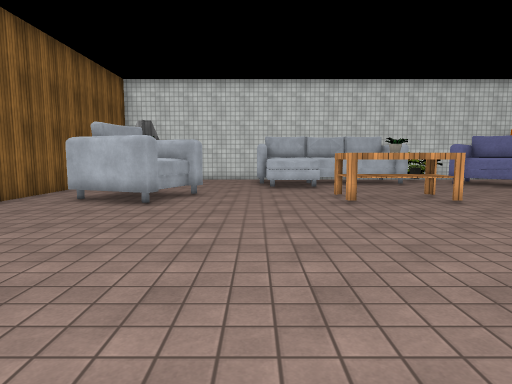
[1] (above)

19 first-person views from a walk through a 3-D level made in the Unity game engine. The camera is 1.3 m above the floor, tilts 6° down and sees 75° across. The floor is counted in squares, 1 m on a side. Each view is taken from the middle of a square. On the plan, view 1 faces up. The plan holds only what a view shows up to about 14 squares ahead; the rest is blank. The player is left out. Some surface patterns are stand-ins.

[2]
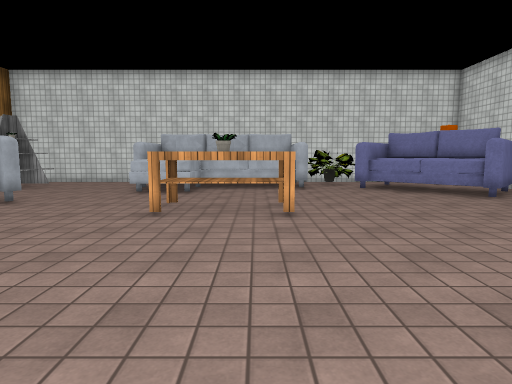

[3]
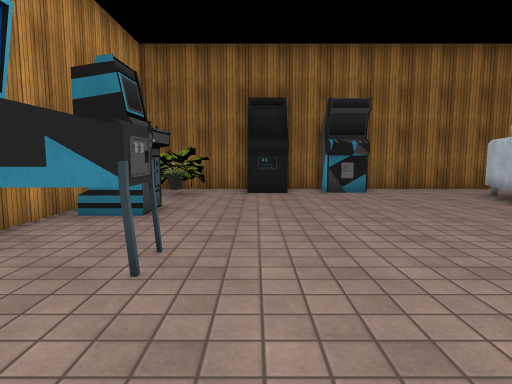

[4]
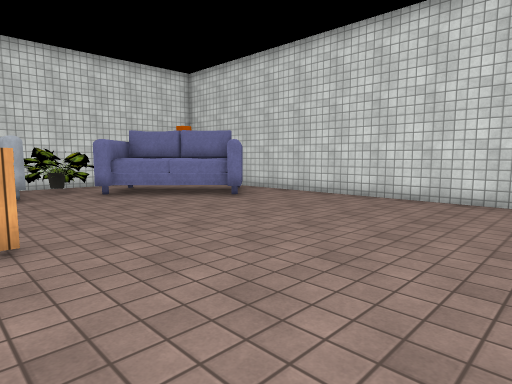

[5]
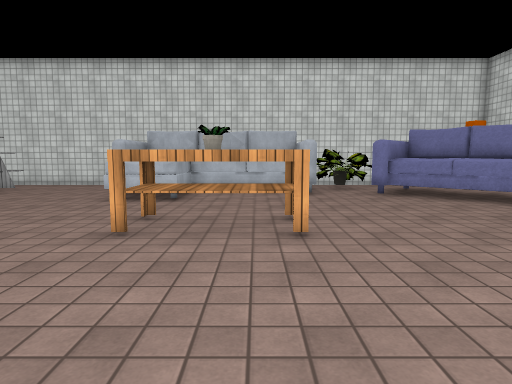

[6]
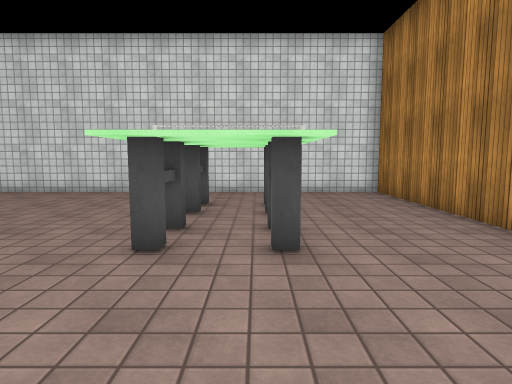

[7]
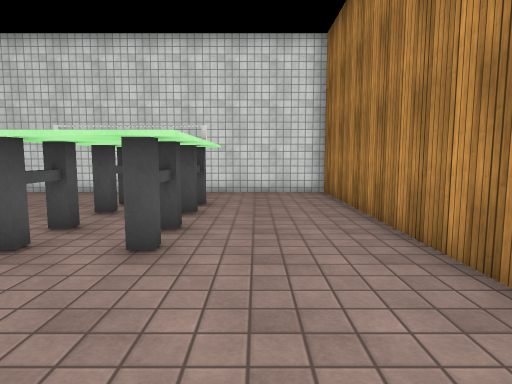

[8]
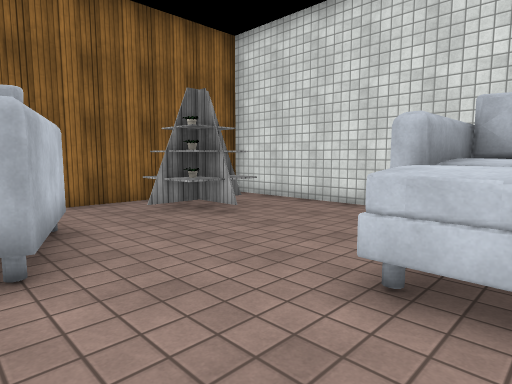

[9]
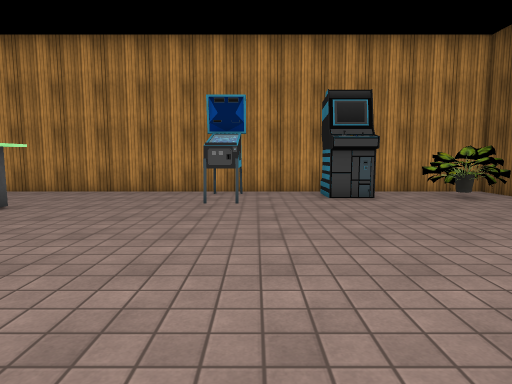

[10]
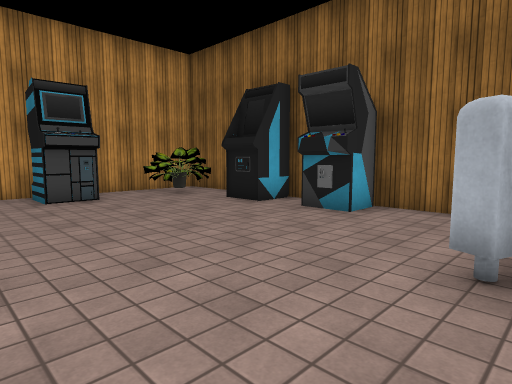

[11]
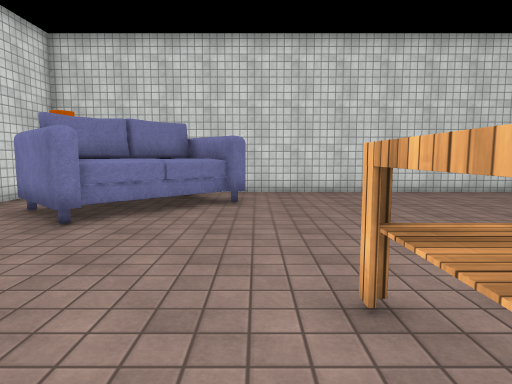

[12]
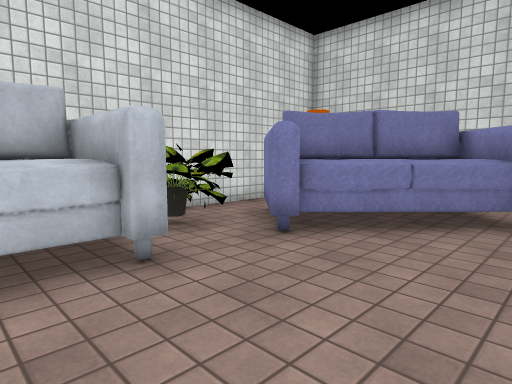

[13]
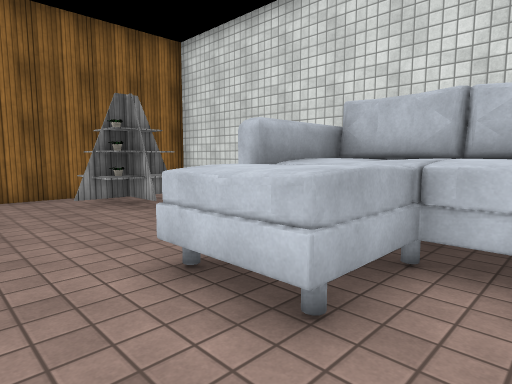

[14]
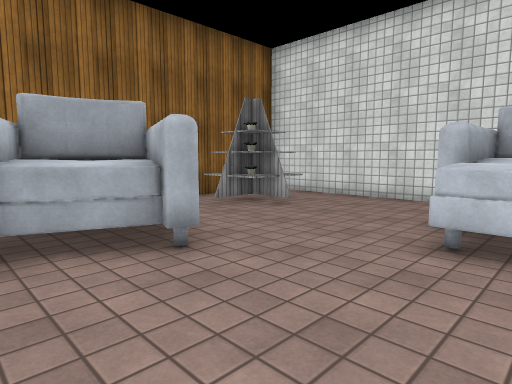

[15]
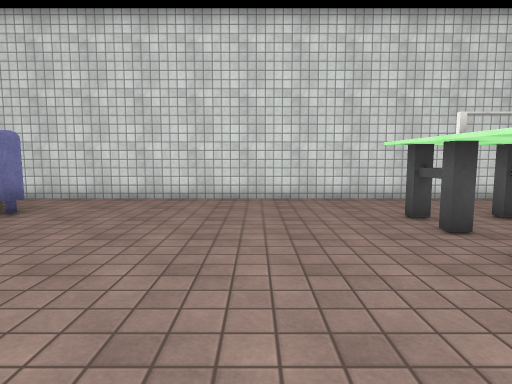

[16]
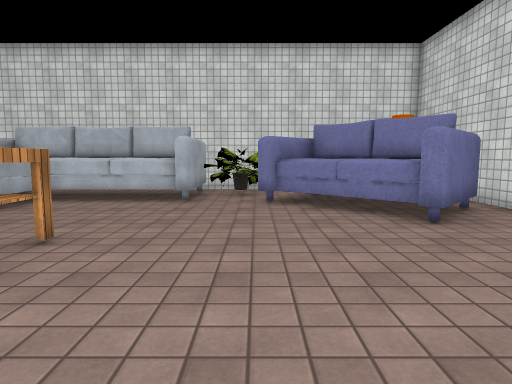

[17]
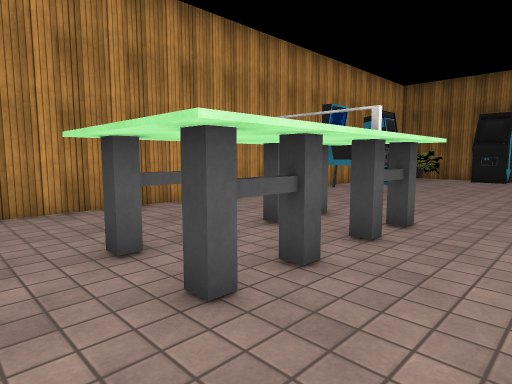

[18]
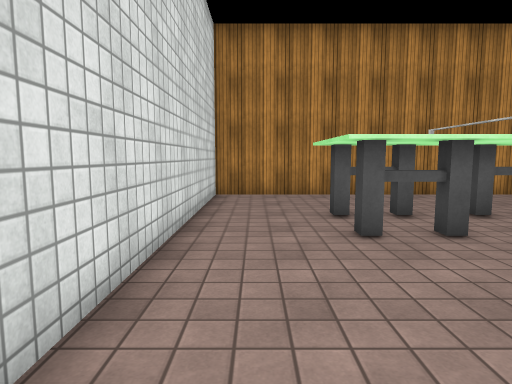

[19]
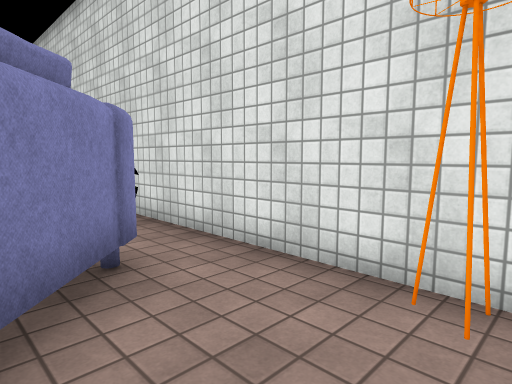

### Floor plan
Key: @ floor where view 1 was taken; # wall or solid block; x gap in a wall; . floor; T table; P pot; S shelf; F sofa; M machine; L lamp; O other object.
Columns run from 8 left of view 1 to 16 right of it. Each row starts with its distance up from view 1.
 20 ########       #########
 19 #.......       #OO....L#
 18 # ......OOOOOOOOOPOF...#
 17 #  SS...OOOOOOO OOFFF..
 16 #xSOS...OOOOOOOO.FFFFF..#
 15 #.SS.....OOO......FFFFF.#
 14 #........OOO.......FFFF.#
 13 #...O...............FF..#
 12 #.. OOO..............F..#
 11 #..OOOO....TTTT.........#
 10 #.OOOO.....TPTT.........#
  9 #...OO..................#
  8 #.......................#
  7 #.......................#
  6 ##M.....................#
  5 ##M.....................#
  4 #..............TTTTTTT..#
  3 ##M............TTTTTTT..#
  2 # M............TTTTTTT..#
  1 #.........M....TTTTTTT..#
  0 #OOO..M.@.M.............#
 -1 #OPO.MMM..M.............#
 -2 # OO..x...M.............#
 -3 #########################

Where each view was taken, in squares from view 1:
view 1: 0 up, 0 right, facing up
view 2: 2 up, 5 right, facing up
view 3: 2 up, 6 right, facing left
view 4: 4 up, 5 right, facing up-right
view 5: 4 up, 5 right, facing up
view 6: 2 up, 3 right, facing right
view 7: 0 up, 3 right, facing right
view 8: 11 up, 2 right, facing up-left
view 9: 10 up, 1 right, facing down
view 10: 10 up, 1 right, facing down-left
view 11: 12 up, 3 right, facing right
view 12: 12 up, 5 right, facing up-right
view 13: 12 up, 4 right, facing up-left
view 14: 9 up, 2 right, facing up-left
view 15: 7 up, 5 right, facing right
view 16: 6 up, 9 right, facing up
view 17: 6 up, 14 right, facing down-left
view 18: 9 up, 14 right, facing down
view 19: 16 up, 15 right, facing up-left
